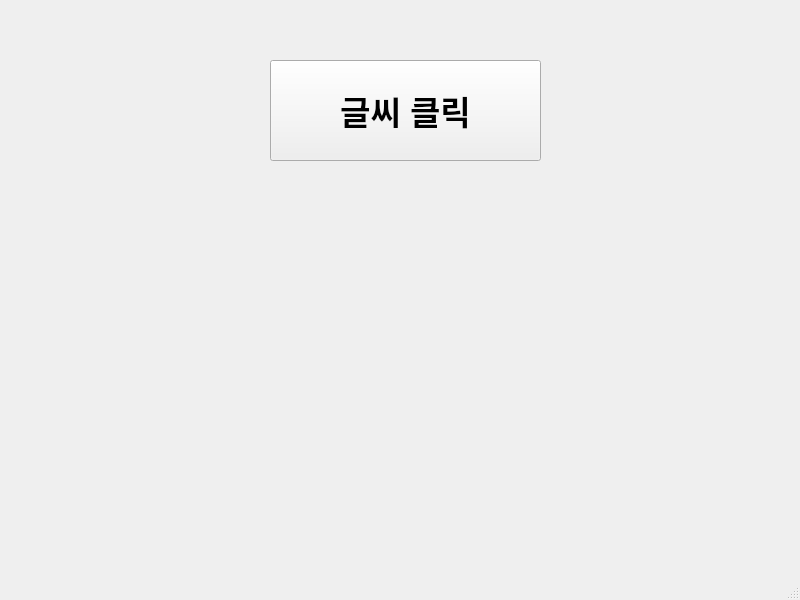
<?xml version="1.0" encoding="UTF-8"?>
<ui version="4.0">
 <class>MainWindow</class>
 <widget class="QMainWindow" name="MainWindow">
  <property name="geometry">
   <rect>
    <x>0</x>
    <y>0</y>
    <width>800</width>
    <height>600</height>
   </rect>
  </property>
  <property name="windowTitle">
   <string>MainWindow</string>
  </property>
  <widget class="QWidget" name="centralwidget">
   <widget class="QPushButton" name="pushButton">
    <property name="geometry">
     <rect>
      <x>270</x>
      <y>60</y>
      <width>271</width>
      <height>101</height>
     </rect>
    </property>
    <property name="font">
     <font>
      <pointsize>25</pointsize>
      <weight>75</weight>
      <bold>true</bold>
     </font>
    </property>
    <property name="text">
     <string>글씨 클릭</string>
    </property>
   </widget>
   <widget class="QLabel" name="label">
    <property name="geometry">
     <rect>
      <x>180</x>
      <y>210</y>
      <width>441</width>
      <height>171</height>
     </rect>
    </property>
    <property name="font">
     <font>
      <pointsize>25</pointsize>
     </font>
    </property>
    <property name="text">
     <string/>
    </property>
   </widget>
  </widget>
  <widget class="QMenuBar" name="menubar">
   <property name="geometry">
    <rect>
     <x>0</x>
     <y>0</y>
     <width>800</width>
     <height>24</height>
    </rect>
   </property>
  </widget>
  <widget class="QStatusBar" name="statusbar"/>
 </widget>
 <resources/>
 <connections/>
</ui>
